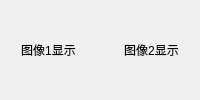
      <widget class="QWidget" name="widget_7" native="true">
       <layout class="QVBoxLayout" name="verticalLayout_16" stretch="6">
        <property name="leftMargin">
         <number>0</number>
        </property>
        <property name="topMargin">
         <number>0</number>
        </property>
        <property name="rightMargin">
         <number>0</number>
        </property>
        <property name="bottomMargin">
         <number>0</number>
        </property>
        <item>
         <widget class="QWidget" name="widget_8" native="true">
          <property name="styleSheet">
           <string notr="true">border:none;</string>
          </property>
          <layout class="QVBoxLayout" name="verticalLayout_19">
           <property name="leftMargin">
            <number>0</number>
           </property>
           <property name="topMargin">
            <number>0</number>
           </property>
           <property name="rightMargin">
            <number>0</number>
           </property>
           <property name="bottomMargin">
            <number>0</number>
           </property>
           <item>
            <layout class="QGridLayout" name="mainDisply_gridLayout">
             <item row="0" column="0">
              <widget class="QLabel" name="Left_disply_label">
               <property name="text">
                <string>图像1显示</string>
               </property>
               <property name="alignment">
                <set>Qt::AlignCenter</set>
               </property>
              </widget>
             </item>
             <item row="0" column="1">
              <widget class="QLabel" name="rigth_disply_label">
               <property name="text">
                <string>图像2显示</string>
               </property>
               <property name="alignment">
                <set>Qt::AlignCenter</set>
               </property>
              </widget>
             </item>
            </layout>
           </item>
          </layout>
         </widget>
        </item>
       </layout>
      </widget>
